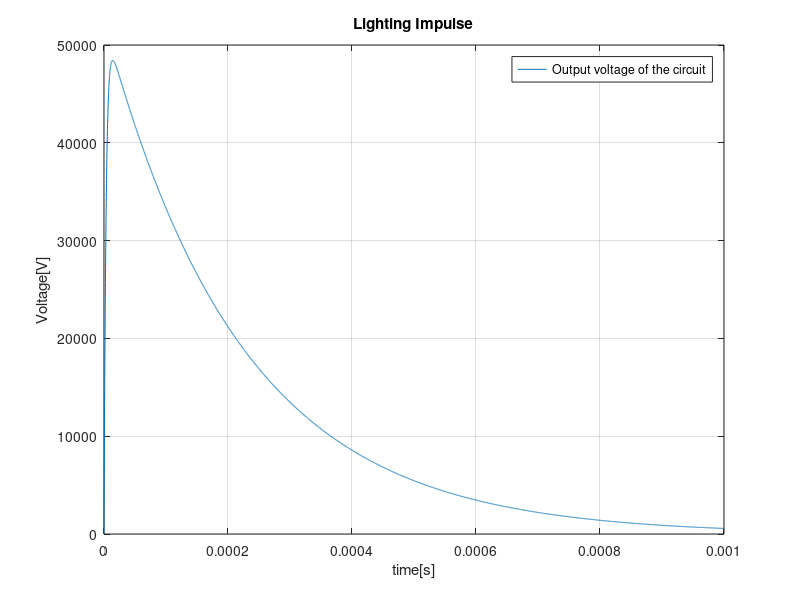

Here is the MATLAB script that generated this plot:
%HV 2016 QIAN WANG REXAM
clc
clear all
close all
%PARAMETERS for type b SWITCHING IMPULSE FIXED CIRCUIT OJO!!!!!
R2=9500;
C1=20e-9;
C2=3.2e-9;
Vo=60000;
R1=1200
a=(1/(R1*C1)+1/(R1*C2)+1/(R2*C1));
b=1/(R1*R2*C1*C2);
k=R1*C2;
alfa2=(a/2)+sqrt(((a/2)^2)-b)
alfa1=(a/2)-sqrt(((a/2)^2)-b)

t=[0:1e-7:0.001];
V=(Vo/k)*(1/(alfa2-alfa1))*(exp(-alfa1*t)-exp(-alfa2*t));
eficiency=1/(1+(C2/C1))
figure(1)
plot(t,V)
title('Lighting Impulse')
ylabel('Voltage[V]')
xlabel('time[s]')
legend('Output voltage of the circuit')
grid on